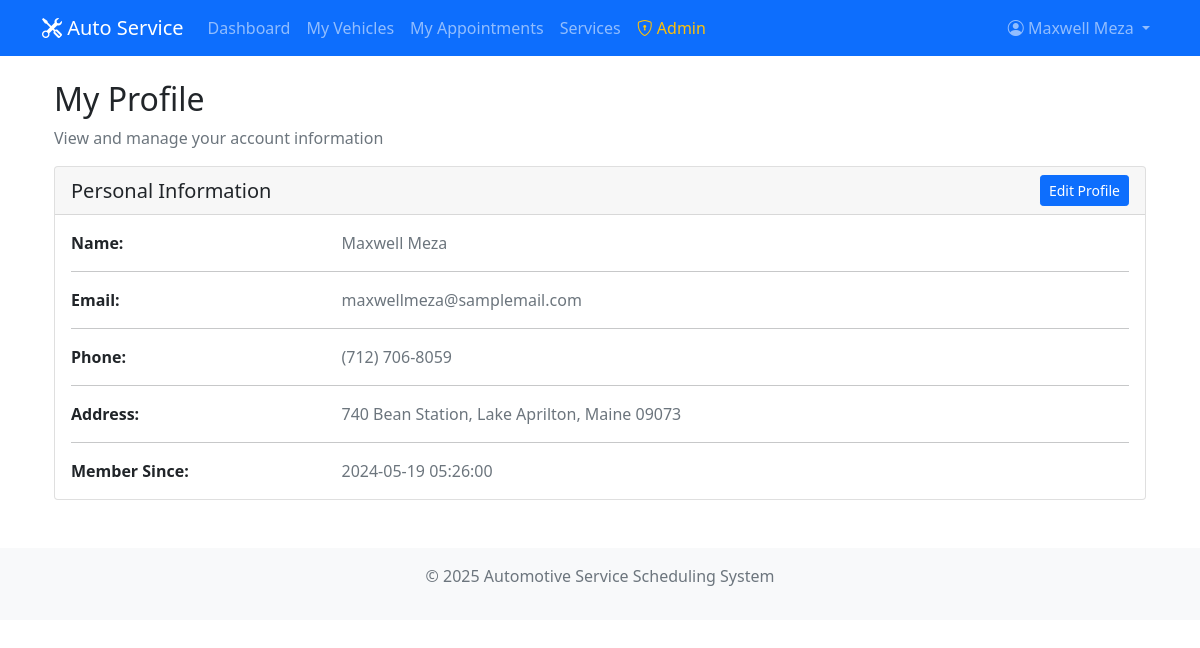
Screenshot of /profile (signed in) with the database file from the repository.
### tables this page shows
CREATE TABLE customers (
    id INTEGER PRIMARY KEY AUTOINCREMENT,
    first_name TEXT NOT NULL,
    last_name TEXT NOT NULL,
    email TEXT UNIQUE NOT NULL,
    password TEXT NOT NULL,
    phone TEXT NOT NULL,
    address TEXT,
    created_at TIMESTAMP DEFAULT CURRENT_TIMESTAMP
);

### app.py (the view)
@app.route('/profile')
@login_required
def profile():
    current_customer = get_current_customer()
    return render_template('profile.html', current_customer=current_customer)

### app.py (called while the page is built)
def get_db_connection():
    conn = sqlite3.connect(DATABASE)
    conn.row_factory = sqlite3.Row
    return conn

def login_required(f):
    @wraps(f)
    def decorated_function(*args, **kwargs):
        if 'customer_id' not in session:
            flash('Please log in to access this page.', 'warning')
            return redirect(url_for('login'))
        return f(*args, **kwargs)
    return decorated_function

def get_current_customer():
    if 'customer_id' not in session:
        return None
    conn = get_db_connection()
    customer = conn.execute(
        'SELECT * FROM customers WHERE id = ?',
        (session['customer_id'],)
    ).fetchone()
    conn.close()
    return customer

### templates/profile.html (shortened to what this page needs)
{% extends "base.html" %}
{% block content %}
<div class="container mt-4">
    <div class="row">
        <div class="col-12">
            <h2>My Profile</h2>
            <p class="text-muted">View and manage your account information</p>
        </div>
    </div>
    <div class="row">
        <div class="col-12">
            <div class="card">
                <div class="card-header d-flex justify-content-between align-items-center">
                    <h5 class="mb-0">Personal Information</h5>
                    <a href="{{ url_for('edit_profile') }}" class="btn btn-sm btn-primary">
                         Edit Profile
                    </a>
                </div>
                <div class="card-body">
                    <div class="row">
                        <div class="col-sm-3">
                            <p class="mb-0"><strong>Name:</strong></p>
                        </div>
                        <div class="col-sm-9">
                            <p class="text-muted mb-0">{{ current_customer.first_name }} {{ current_customer.last_name }}</p>
                        </div>
                    </div>
                    <hr>
                    <div class="row">
                        <div class="col-sm-3">
                            <p class="mb-0"><strong>Email:</strong></p>
                        </div>
                        <div class="col-sm-9">
                            <p class="text-muted mb-0">{{ current_customer.email }}</p>
                        </div>
                    </div>
                    <hr>
                    <div class="row">
                        <div class="col-sm-3">
                            <p class="mb-0"><strong>Phone:</strong></p>
                        </div>
                        <div class="col-sm-9">
                            <p class="text-muted mb-0">{{ current_customer.phone }}</p>
                        </div>
                    </div>
                    <hr>
                    <div class="row">
                        <div class="col-sm-3">
                            <p class="mb-0"><strong>Address:</strong></p>
                        </div>
                        <div class="col-sm-9">
                            <p class="text-muted mb-0">
                                {% if current_customer.address %}
                                    {{ current_customer.address }}
                                {% else %}
                                    <em>No address provided</em>
                                {% endif %}
                            </p>
                        </div>
                    </div>
                    <hr>
                    <div class="row">
                        <div class="col-sm-3">
                            <p class="mb-0"><strong>Member Since:</strong></p>
                        </div>
                        <div class="col-sm-9">
                            <p class="text-muted mb-0">{{ current_customer.created_at }}</p>
                        </div>
                    </div>
                </div>
            </div>
        </div>
    </div>
</div>
{% endblock %}

### rows the page displays
customers: first_name "Maxwell", last_name "Meza", email "maxwellmeza@samplemail.com", phone "(712) 706-8059", address "740 Bean Station, Lake Aprilton, Maine 09073", created_at "2024-05-19 05:26:00"

### other values shown
{{ session.customer_name }} "Maxwell Meza"
